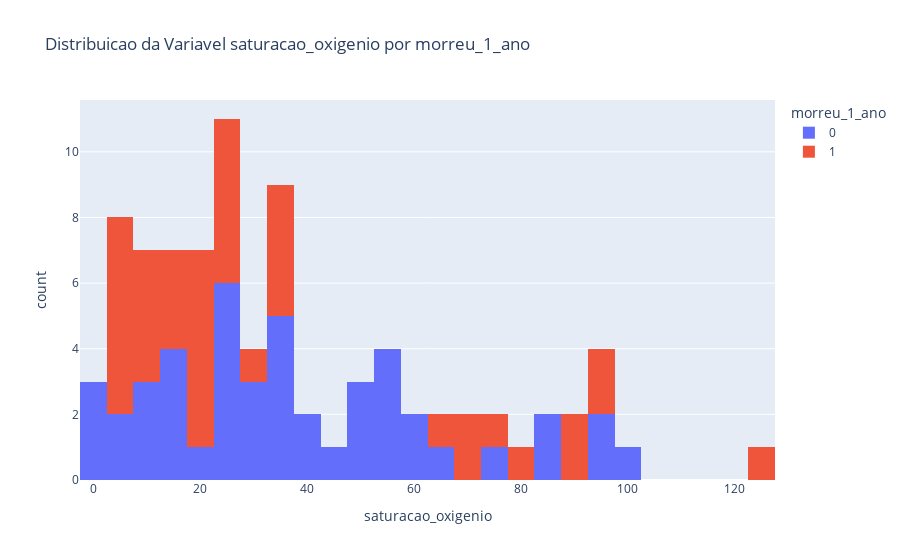
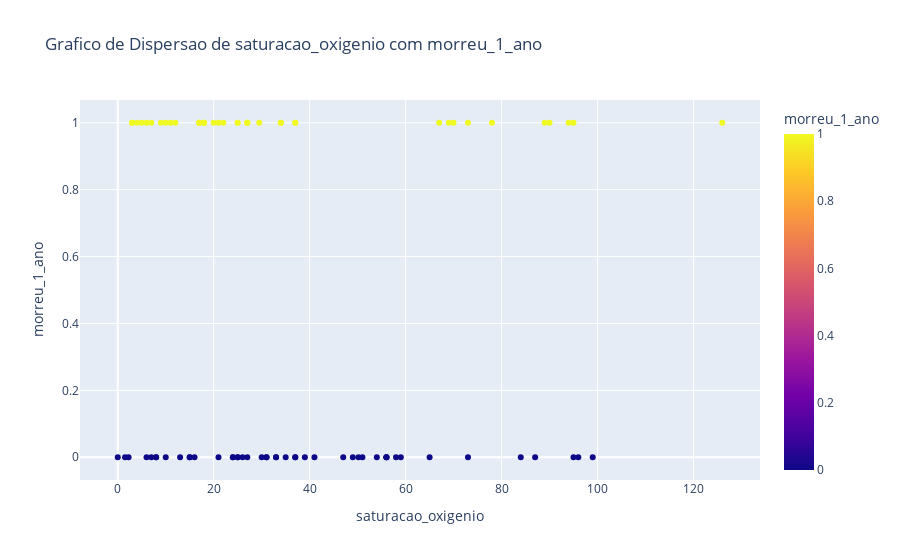
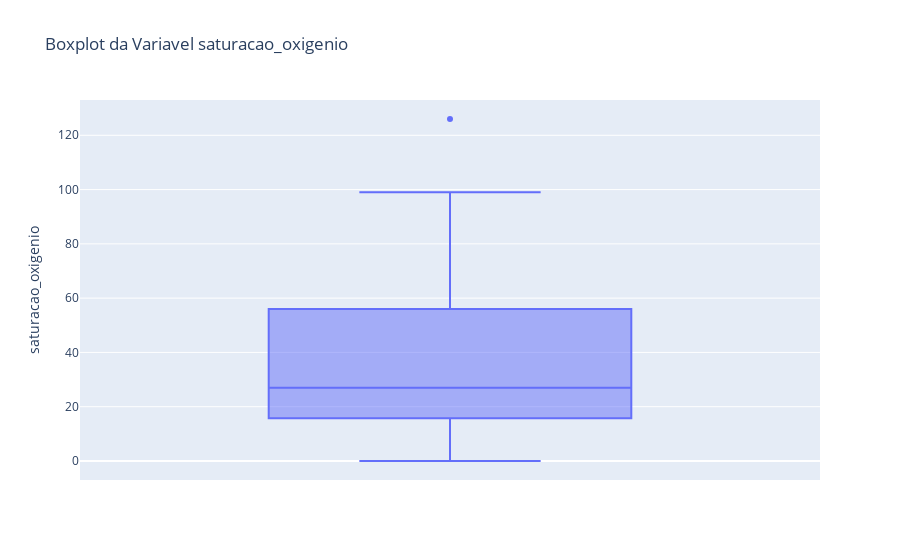
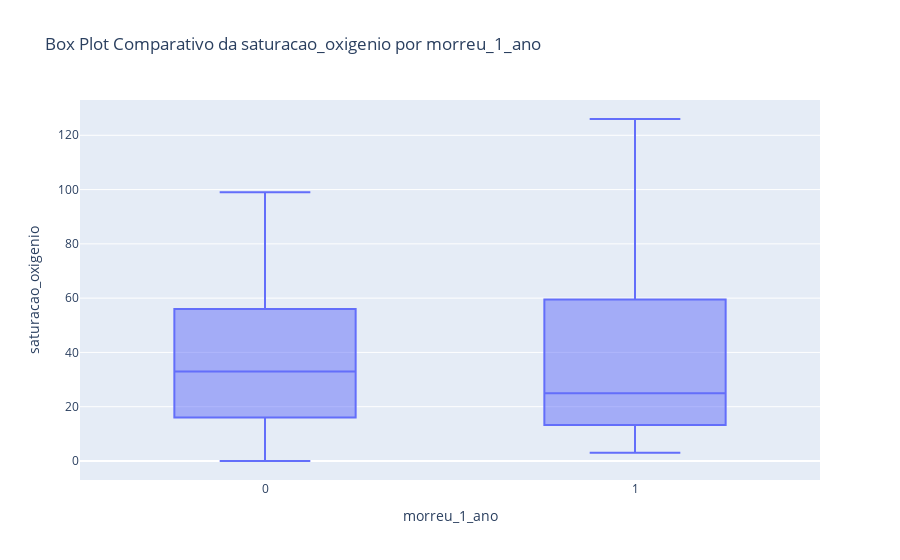

The notebook cell these images were saved under, in order:
### Markdown cell above
<h3> Saturação oxigenio (%) </h3>

### Code cell
cat_x_cont('saturacao_oxigenio')

### Figure 1 — Plotly figure (JSON) as saved in the notebook; plotly's stock layout.template omitted (floating-point values rounded to 4 significant figures)
{"data": [{"alignmentgroup": "True", "bingroup": "x", "hovertemplate": "morreu_1_ano=0<br>saturacao_oxigenio=%{x}<br>count=%{y}<extra></extra>", "legendgroup": "0", "marker": {"color": "#636efa", "pattern": {"shape": ""}}, "name": "0", "nbinsx": 35, "offsetgroup": "0", "orientation": "v", "showlegend": true, "type": "histogram", "x": [null, null, 6, 15, 73, null, 41, null, 24, 84, 13, 58, 49, null, 26, 31, 56, 7, null, 24, null, null, null, null, null, null, 50.18, null, null, null, null, null, 59, 37, 2.26, 10, null, 95, null, null, 0, 33, 37, 16, null, 15, null, null, 8, null, 87, 1.52, null, 99, 8, 35, null, 65, 21, null, null, 25, null, 33, 56, 25, 56, 54, null, 96, null, null, null, null, null, null, 27, null, 47, null, null, null, null, null, 31, 30, null, null, 39, 51, null, null, null, null, null, null, null, null, null, null, null, null], "xaxis": "x", "yaxis": "y"}, {"alignmentgroup": "True", "bingroup": "x", "hovertemplate": "morreu_1_ano=1<br>saturacao_oxigenio=%{x}<br>count=%{y}<extra></extra>", "legendgroup": "1", "marker": {"color": "#EF553B", "pattern": {"shape": ""}}, "name": "1", "nbinsx": 35, "offsetgroup": "1", "orientation": "v", "showlegend": true, "type": "histogram", "x": [null, 22, 126, 25, null, 95, 34, 73, null, null, null, 27, 89, 25, 9, 34, 21, null, 37, 27, null, 6, 20, null, 18, 17, 17, null, 90, 29.5, null, 69, 3, 11, null, null, 7, 27, null, 3, 78, null, 18, null, 67, 37, 12, null, 17, 10, null, null, 5, null, null, 4, null, 94, 70, 18, null, null, null], "xaxis": "x", "yaxis": "y"}], "layout": {"barmode": "relative", "legend": {"title": {"text": "morreu_1_ano"}, "tracegroupgap": 0}, "title": {"text": "Distribuicao da Variavel saturacao_oxigenio por morreu_1_ano"}, "xaxis": {"anchor": "y", "domain": [0, 1], "title": {"text": "saturacao_oxigenio"}}, "yaxis": {"anchor": "x", "domain": [0, 1], "title": {"text": "count"}}}}

### Figure 2 — Plotly figure (JSON) as saved in the notebook; plotly's stock layout.template omitted (floating-point values rounded to 4 significant figures; data arrays with more than 128 entries replaced by an {"elided": "..."} marker saying what was removed)
{"data": [{"hovertemplate": "saturacao_oxigenio=%{x}<br>morreu_1_ano=%{marker.color}<extra></extra>", "legendgroup": "", "marker": {"color": {"elided": "165 int values"}, "coloraxis": "coloraxis", "symbol": "circle"}, "mode": "markers", "name": "", "orientation": "v", "showlegend": false, "type": "scatter", "x": {"elided": "165 float values"}, "xaxis": "x", "y": {"elided": "165 int values"}, "yaxis": "y"}], "layout": {"coloraxis": {"colorbar": {"title": {"text": "morreu_1_ano"}}, "colorscale": [[0, "#0d0887"], [0.1111, "#46039f"], [0.2222, "#7201a8"], [0.3333, "#9c179e"], [0.4444, "#bd3786"], [0.5556, "#d8576b"], [0.6667, "#ed7953"], [0.7778, "#fb9f3a"], [0.8889, "#fdca26"], [1, "#f0f921"]]}, "legend": {"tracegroupgap": 0}, "title": {"text": "Grafico de Dispersao de saturacao_oxigenio com morreu_1_ano"}, "xaxis": {"anchor": "y", "domain": [0, 1], "title": {"text": "saturacao_oxigenio"}}, "yaxis": {"anchor": "x", "domain": [0, 1], "title": {"text": "morreu_1_ano"}}}}

### Figure 3 — Plotly figure (JSON) as saved in the notebook; plotly's stock layout.template omitted (floating-point values rounded to 4 significant figures; data arrays with more than 128 entries replaced by an {"elided": "..."} marker saying what was removed)
{"data": [{"alignmentgroup": "True", "hovertemplate": "saturacao_oxigenio=%{y}<extra></extra>", "legendgroup": "", "marker": {"color": "#636efa"}, "name": "", "notched": false, "offsetgroup": "", "orientation": "v", "showlegend": false, "type": "box", "x0": " ", "xaxis": "x", "y": {"elided": "165 float values"}, "y0": " ", "yaxis": "y"}], "layout": {"boxmode": "group", "legend": {"tracegroupgap": 0}, "title": {"text": "Boxplot da Variavel saturacao_oxigenio"}, "xaxis": {"anchor": "y", "domain": [0, 1]}, "yaxis": {"anchor": "x", "domain": [0, 1], "title": {"text": "saturacao_oxigenio"}}}}

### Figure 4 — Plotly figure (JSON) as saved in the notebook; plotly's stock layout.template omitted (floating-point values rounded to 4 significant figures; data arrays with more than 128 entries replaced by an {"elided": "..."} marker saying what was removed)
{"data": [{"alignmentgroup": "True", "hovertemplate": "morreu_1_ano=%{x}<br>saturacao_oxigenio=%{y}<extra></extra>", "legendgroup": "", "marker": {"color": "#636efa"}, "name": "", "notched": false, "offsetgroup": "", "orientation": "v", "showlegend": false, "type": "box", "x": {"elided": "165 int values"}, "x0": " ", "xaxis": "x", "y": {"elided": "165 float values"}, "y0": " ", "yaxis": "y"}], "layout": {"boxmode": "group", "legend": {"tracegroupgap": 0}, "title": {"text": "Box Plot Comparativo da saturacao_oxigenio por morreu_1_ano"}, "xaxis": {"anchor": "y", "domain": [0, 1], "title": {"text": "morreu_1_ano"}}, "yaxis": {"anchor": "x", "domain": [0, 1], "title": {"text": "saturacao_oxigenio"}}}}
